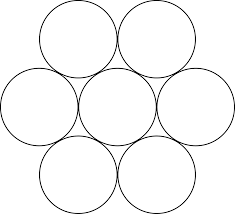
#> input picture images/7circles.png, 235 x 214 px
$ python Werkende-cirkels.py   (older library calls are emulated)
#> lines starting #> are read from the running program, lines starting #| are printed output that depends on the picture; after the words box and inside, x2 and y2 are one past the last pixel; in counts of white or black regions, pixels touching at a corner belong together
import cv2
import numpy as np
import imutils
import mahotas as mh

img = cv2.imread('./images/7circles.png', 0)
#> img is the input picture: shape (214, 235); min 0, max 255, mean 247.3
cv2.imshow('start', img)
cv2.waitKey(0)

cimg = cv2.cvtColor(img, cv2.COLOR_GRAY2BGR)

diameterBall = 80 # 15
radiusBall = int(round(diameterBall/2))
circles = cv2.HoughCircles(img, cv2.HOUGH_GRADIENT, 1, 2*radiusBall*0.9,
                           minRadius=0, #int(round(radiusBall*0.8)),
                           maxRadius=0, #int(round(radiusBall*1.2)),
                           param1=50,
                           param2=30)
#> circles = [[195.5, 106.5, 37.7], [38.5, 106.5, 37.8], [116.5, 106.5, 37.8], [77.5, 38.5, 37.5], [77.5, 174.5, 37.5], [156.5, 174.5, 37.5], [156.5, 38.5, 37.5]]

if circles is not None:
    circles = np.uint16(np.around(circles))
#> circles = [[196, 106, 38], [38, 106, 38], [116, 106, 38], [78, 38, 38], [78, 174, 38], [156, 174, 38], [156, 38, 38]]
    for i in circles[0, :]:
        # draw the outer circle
        cv2.circle(cimg, (i[0], i[1]), i[2], (0, 255, 0), 2)
        # draw the center of the circle
        cv2.circle(cimg, (i[0], i[1]), 2, (0, 0, 255), 3)
#> this loop made 7 passes
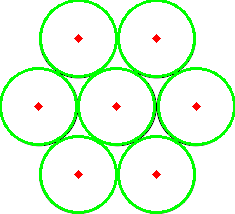
#> cimg: shape (214, 235, 3); 10.24% of pixels changed, all inside (x1, y1, x2, y2) = (0, 0, 235, 214)

    cv2.imshow('detected circles', cimg)
    cv2.waitKey(0)

cv2.destroyAllWindows()
